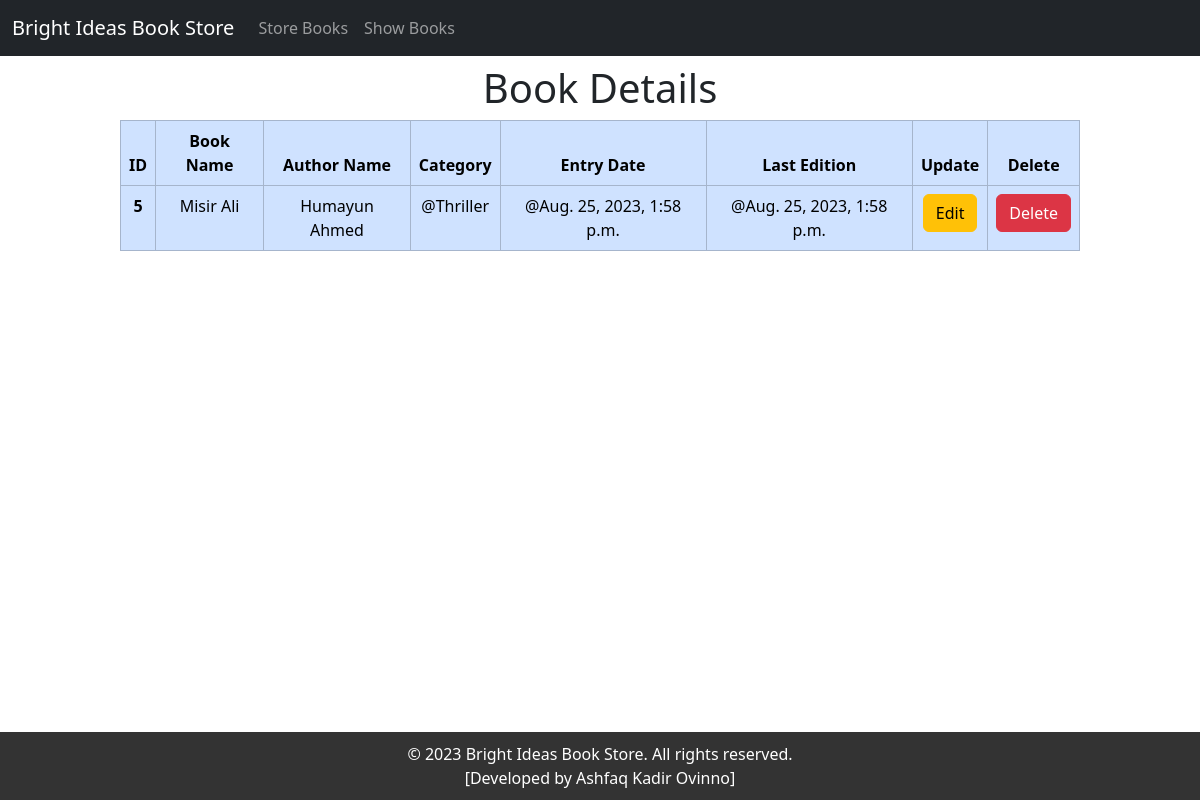
The page /book_details/5 on the database its author committed.
### book/models.py (models this page shows)
class BookStoreModel(models.Model):
    CATEGORY = (
        ('Mystery', 'Mystery'),
        ('Thriller', 'Thriller'),
        ('Sci-Fi', 'Sci-Fi'),
        ('Humor', 'Humor'),
        ('Horror', 'Horror'),
    )
    id = models.IntegerField(primary_key=True)
    book_name = models.CharField(max_length=30)
    author = models.CharField(max_length=30)
    category = models.CharField(max_length=30, choices=CATEGORY)
    first_pub = models.DateTimeField(auto_now_add=True) # first entry
    last_pub = models.DateTimeField(auto_now=True) # edited entry

### book/views.py (the view)
# urls.py: path('book_details/<int:pk>', BookDetailsView.as_view(), name='book_details'),
class BookDetailsView(DetailView):
    model = BookStoreModel
    template_name = 'book_details.html'
    context_object_name = 'item'
    pk_url_kwarg = 'pk'

### book/templates/book_details.html
{% extends 'base.html' %}
{% block content %}
<div style="width: 50%; margin: auto; text-align: center">
  <h1><h1>Book Details</h1></h1>
</div>
<div style="width: 80%; margin: auto; text-align: center">
  <table class="table table-bordered table-primary">
    <thead>
      <tr>
        <th scope="col">ID</th>
        <th scope="col">Book Name</th>
          <th scope="col">Author Name</th>
          <th scope="col">Category</th>
          <th scope="col">Entry Date</th>
          <th scope="col">Last Edition</th>
          <th scope="col">Update</th>
          <th scope="col">Delete</th>
      </tr>
    </thead>
    <tbody>
      <tr>
        <th scope="row">{{item.id}}</th>
        <td>{{item.book_name}}</td>
          <td>{{item.author}}</td>
          <td>@{{item.category}}</td>
          <td>@{{item.first_pub}}</td>
          <td>@{{item.last_pub}}</td>
          <td>
            <a href="{% url 'edit_book' pk=item.id %}" class="btn btn-warning"
              >Edit</a
            >
          </td>
          <td>
            <a href="{% url 'delete_book' pk=item.id %}" class="btn btn-danger"
              >Delete</a
          </td>
      </tr>
    </tbody>
  </table>
</div>
{% endblock content %}

### rows shown on the page
BookStoreModel: id "5", book_name "Misir Ali", author "Humayun Ahmed", category "Thriller", first_pub "Aug. 25, 2023, 1:58 p.m.", last_pub "Aug. 25, 2023, 1:58 p.m."
